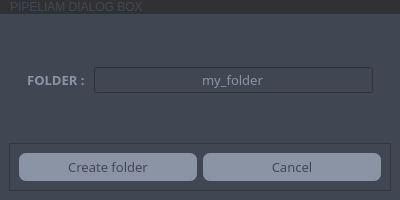
<?xml version="1.0" encoding="UTF-8"?>
<ui version="4.0">
 <class>Dialog</class>
 <widget class="QDialog" name="Dialog">
  <property name="geometry">
   <rect>
    <x>0</x>
    <y>0</y>
    <width>400</width>
    <height>200</height>
   </rect>
  </property>
  <property name="minimumSize">
   <size>
    <width>400</width>
    <height>200</height>
   </size>
  </property>
  <property name="maximumSize">
   <size>
    <width>800</width>
    <height>200</height>
   </size>
  </property>
  <property name="windowTitle">
   <string>Dialog</string>
  </property>
  <layout class="QVBoxLayout" name="verticalLayout">
   <property name="spacing">
    <number>0</number>
   </property>
   <property name="leftMargin">
    <number>0</number>
   </property>
   <property name="topMargin">
    <number>0</number>
   </property>
   <property name="rightMargin">
    <number>0</number>
   </property>
   <property name="bottomMargin">
    <number>0</number>
   </property>
   <item>
    <widget class="QFrame" name="frame_top">
     <property name="maximumSize">
      <size>
       <width>16777215</width>
       <height>40</height>
      </size>
     </property>
     <property name="styleSheet">
      <string notr="true">background-color: #313134;</string>
     </property>
     <property name="frameShape">
      <enum>QFrame::NoFrame</enum>
     </property>
     <property name="frameShadow">
      <enum>QFrame::Raised</enum>
     </property>
     <layout class="QHBoxLayout" name="horizontalLayout">
      <property name="spacing">
       <number>6</number>
      </property>
      <property name="leftMargin">
       <number>0</number>
      </property>
      <property name="topMargin">
       <number>0</number>
      </property>
      <property name="rightMargin">
       <number>0</number>
      </property>
      <property name="bottomMargin">
       <number>0</number>
      </property>
      <item>
       <widget class="QFrame" name="frame_text_2">
        <property name="frameShape">
         <enum>QFrame::NoFrame</enum>
        </property>
        <property name="frameShadow">
         <enum>QFrame::Raised</enum>
        </property>
        <layout class="QHBoxLayout" name="horizontalLayout_6">
         <property name="leftMargin">
          <number>10</number>
         </property>
         <property name="topMargin">
          <number>0</number>
         </property>
         <property name="rightMargin">
          <number>0</number>
         </property>
         <property name="bottomMargin">
          <number>0</number>
         </property>
         <item>
          <widget class="QLabel" name="lab_name_2">
           <property name="styleSheet">
            <string notr="true">font: 63 20pt &quot;Quicksand SemiBold&quot;;
color : #414752</string>
           </property>
           <property name="frameShadow">
            <enum>QFrame::Raised</enum>
           </property>
           <property name="text">
            <string>PIPELIAM DIALOG BOX</string>
           </property>
           <property name="textFormat">
            <enum>Qt::AutoText</enum>
           </property>
           <property name="alignment">
            <set>Qt::AlignLeading|Qt::AlignLeft|Qt::AlignVCenter</set>
           </property>
           <property name="margin">
            <number>0</number>
           </property>
          </widget>
         </item>
        </layout>
       </widget>
      </item>
     </layout>
    </widget>
   </item>
   <item>
    <widget class="QFrame" name="frame_main">
     <property name="styleSheet">
      <string notr="true">background-color: #414752;</string>
     </property>
     <property name="frameShape">
      <enum>QFrame::NoFrame</enum>
     </property>
     <property name="frameShadow">
      <enum>QFrame::Raised</enum>
     </property>
     <layout class="QVBoxLayout" name="verticalLayout_2">
      <property name="leftMargin">
       <number>0</number>
      </property>
      <property name="topMargin">
       <number>0</number>
      </property>
      <property name="rightMargin">
       <number>0</number>
      </property>
      <property name="bottomMargin">
       <number>0</number>
      </property>
      <item>
       <widget class="QFrame" name="frame_active">
        <property name="frameShape">
         <enum>QFrame::NoFrame</enum>
        </property>
        <property name="frameShadow">
         <enum>QFrame::Raised</enum>
        </property>
        <layout class="QVBoxLayout" name="verticalLayout_3">
         <item>
          <widget class="QStackedWidget" name="stackedWidget_type">
           <property name="currentIndex">
            <number>1</number>
           </property>
           <widget class="QWidget" name="page_shots">
            <layout class="QVBoxLayout" name="verticalLayout_4">
             <item>
              <widget class="QFrame" name="frame_name">
               <property name="frameShape">
                <enum>QFrame::NoFrame</enum>
               </property>
               <property name="frameShadow">
                <enum>QFrame::Raised</enum>
               </property>
               <layout class="QHBoxLayout" name="horizontalLayout_2">
                <item>
                 <widget class="QLabel" name="label">
                  <property name="font">
                   <font>
                    <family>Quicksand</family>
                    <pointsize>10</pointsize>
                    <weight>75</weight>
                    <bold>true</bold>
                   </font>
                  </property>
                  <property name="styleSheet">
                   <string notr="true">color:#8B94A4;</string>
                  </property>
                  <property name="text">
                   <string>SEQUENCE :</string>
                  </property>
                  <property name="alignment">
                   <set>Qt::AlignCenter</set>
                  </property>
                 </widget>
                </item>
                <item>
                 <widget class="QLineEdit" name="lineEdit_sequence">
                  <property name="maximumSize">
                   <size>
                    <width>100</width>
                    <height>16777215</height>
                   </size>
                  </property>
                  <property name="font">
                   <font>
                    <family>Quicksand</family>
                    <pointsize>10</pointsize>
                   </font>
                  </property>
                  <property name="styleSheet">
                   <string notr="true">color:#8B94A4;</string>
                  </property>
                  <property name="text">
                   <string>my_sequence</string>
                  </property>
                  <property name="echoMode">
                   <enum>QLineEdit::Normal</enum>
                  </property>
                  <property name="alignment">
                   <set>Qt::AlignCenter</set>
                  </property>
                 </widget>
                </item>
                <item>
                 <widget class="QLabel" name="label_2">
                  <property name="font">
                   <font>
                    <family>Quicksand</family>
                    <pointsize>10</pointsize>
                    <weight>75</weight>
                    <bold>true</bold>
                   </font>
                  </property>
                  <property name="styleSheet">
                   <string notr="true">color:#8B94A4;</string>
                  </property>
                  <property name="text">
                   <string>SHOT :</string>
                  </property>
                  <property name="alignment">
                   <set>Qt::AlignCenter</set>
                  </property>
                 </widget>
                </item>
                <item>
                 <widget class="QLineEdit" name="lineEdit_shot">
                  <property name="maximumSize">
                   <size>
                    <width>100</width>
                    <height>16777215</height>
                   </size>
                  </property>
                  <property name="font">
                   <font>
                    <family>Quicksand</family>
                    <pointsize>10</pointsize>
                   </font>
                  </property>
                  <property name="styleSheet">
                   <string notr="true">color:#8B94A4;</string>
                  </property>
                  <property name="text">
                   <string>my_shot</string>
                  </property>
                  <property name="echoMode">
                   <enum>QLineEdit::Normal</enum>
                  </property>
                  <property name="alignment">
                   <set>Qt::AlignCenter</set>
                  </property>
                 </widget>
                </item>
               </layout>
              </widget>
             </item>
            </layout>
           </widget>
           <widget class="QWidget" name="page_assets">
            <layout class="QVBoxLayout" name="verticalLayout_5">
             <item>
              <widget class="QFrame" name="frame_name_assets">
               <property name="frameShape">
                <enum>QFrame::NoFrame</enum>
               </property>
               <property name="frameShadow">
                <enum>QFrame::Raised</enum>
               </property>
               <layout class="QHBoxLayout" name="horizontalLayout_3">
                <item>
                 <widget class="QLabel" name="label_assets">
                  <property name="font">
                   <font>
                    <family>Quicksand</family>
                    <pointsize>10</pointsize>
                    <weight>75</weight>
                    <bold>true</bold>
                   </font>
                  </property>
                  <property name="styleSheet">
                   <string notr="true">color:#8B94A4;</string>
                  </property>
                  <property name="text">
                   <string>FOLDER : </string>
                  </property>
                  <property name="alignment">
                   <set>Qt::AlignCenter</set>
                  </property>
                 </widget>
                </item>
                <item>
                 <widget class="QLineEdit" name="lineEdit_assets">
                  <property name="maximumSize">
                   <size>
                    <width>16777215</width>
                    <height>16777215</height>
                   </size>
                  </property>
                  <property name="font">
                   <font>
                    <family>Quicksand</family>
                    <pointsize>10</pointsize>
                   </font>
                  </property>
                  <property name="styleSheet">
                   <string notr="true">color:#8B94A4;</string>
                  </property>
                  <property name="text">
                   <string>my_folder</string>
                  </property>
                  <property name="echoMode">
                   <enum>QLineEdit::Normal</enum>
                  </property>
                  <property name="alignment">
                   <set>Qt::AlignCenter</set>
                  </property>
                 </widget>
                </item>
               </layout>
              </widget>
             </item>
            </layout>
           </widget>
          </widget>
         </item>
         <item>
          <widget class="QFrame" name="frame_btns">
           <property name="frameShape">
            <enum>QFrame::StyledPanel</enum>
           </property>
           <property name="frameShadow">
            <enum>QFrame::Raised</enum>
           </property>
           <layout class="QHBoxLayout" name="horizontalLayout_5">
            <item>
             <widget class="QPushButton" name="btn_create">
              <property name="font">
               <font>
                <family>Quicksand</family>
                <pointsize>10</pointsize>
               </font>
              </property>
              <property name="styleSheet">
               <string notr="true">QPushButton{
	background-color:#8B94A4;
	color:#414752;
	border-radius:7px;
	padding: 5px;
}
QPushButton:hover{
	color:#FFF;
}

QPushButton:pressed{
	color:#FFF;
	background-color:#000000;
}</string>
              </property>
              <property name="text">
               <string>Create folder</string>
              </property>
             </widget>
            </item>
            <item>
             <widget class="QPushButton" name="btn_close">
              <property name="font">
               <font>
                <family>Quicksand</family>
                <pointsize>10</pointsize>
               </font>
              </property>
              <property name="styleSheet">
               <string notr="true">QPushButton{
	background-color:#8B94A4;
	color:#414752;
	border-radius:7px;
	padding: 5px;
}
QPushButton:hover{
	color:#FFF;
}

QPushButton:pressed{
	color:#FFF;
	background-color:#000000;
}</string>
              </property>
              <property name="text">
               <string>Cancel</string>
              </property>
             </widget>
            </item>
           </layout>
          </widget>
         </item>
        </layout>
       </widget>
      </item>
     </layout>
    </widget>
   </item>
  </layout>
 </widget>
 <resources/>
 <connections/>
</ui>
